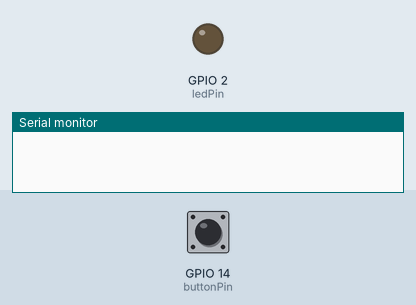
This sketch was run on a simulated ESP32. Parts: output pins drawn as LEDs (lit = HIGH), the last lines printed to the serial monitor. Inputs (shaded band) come from the test bench; at power-on: GPIO 14 (buttonPin) HIGH.

Above: at 1.2 s.
1.3 s: GPIO 14 (buttonPin) pulled LOW for 0.15 s
At 2.0 s:
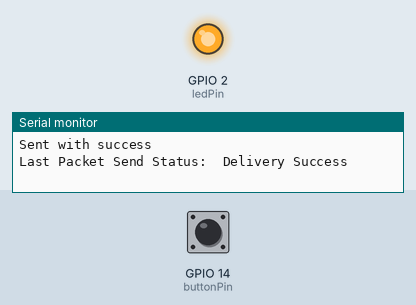
Timing chart, 0 to 4.3 s (numbered marks = the images above; inputs shaded):
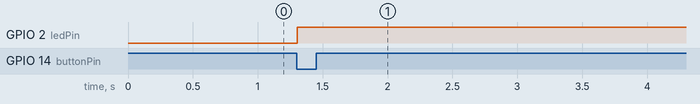

Measured:
- after the input at 1.3 s, GPIO 2 (ledPin): LOW → HIGH at once

The sketch:

ESP32Sender.ino
```cpp
#include <esp_now.h>
#include <WiFi.h>

#define buttonPin 14
#define ledPin 2

uint8_t broadcastAddressESP32[] = {0xE8, 0x6B, 0xEA, 0xD4, 0xDA, 0xC0};
uint8_t broadcastAddressESP8266[] = {0xCC, 0x50, 0xE3, 0xFA, 0x03, 0xFC};

typedef struct struct_message {
  char a[32];
} struct_message;

struct_message myData;
esp_now_peer_info_t peerInfo;

// callback when data is sent
void OnDataSent(const uint8_t *mac_addr, esp_now_send_status_t status) {
  Serial.print("\r\nLast Packet Send Status:\t");
  Serial.println(status == ESP_NOW_SEND_SUCCESS ? "Delivery Success" : "Delivery Fail");
  if(status == ESP_NOW_SEND_SUCCESS){
    digitalWrite(ledPin, HIGH);
  } else {
    digitalWrite(ledPin, LOW);
    strcpy(myData.a, "THIS IS A Fail Address");
    esp_now_send(broadcastAddressESP8266, (uint8_t *) &myData, sizeof(myData));
  }
}

void setup() {
  Serial.begin(115200);
  pinMode(buttonPin, INPUT_PULLUP);
  pinMode(ledPin, OUTPUT);

  WiFi.mode(WIFI_STA);
  if (esp_now_init() != ESP_OK) {
    Serial.println("Error initializing ESP-NOW");
    return;
  }

  esp_now_register_send_cb(OnDataSent);
  memcpy(peerInfo.peer_addr, broadcastAddressESP32, 6);
  peerInfo.channel = 0;
  peerInfo.encrypt = false;

  if (esp_now_add_peer(&peerInfo) != ESP_OK){
    Serial.println("Failed to add peer");
    return;
  }
}

void loop() {
  bool buttonValue = digitalRead(buttonPin);
  if(buttonValue == 0){
    strcpy(myData.a, "THIS IS A CHAR");
    esp_err_t result = esp_now_send(broadcastAddressESP32, (uint8_t *) &myData, sizeof(myData));
      if (result == ESP_OK) {
        Serial.println("Sent with success");
      } else {
        Serial.println("Error sending the data");
      } delay(2000);
  }

}
```
